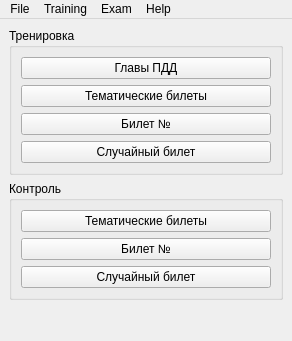
<?xml version="1.0" encoding="UTF-8"?>
<ui version="4.0">
 <class>MainWindow</class>
 <widget class="QMainWindow" name="MainWindow">
  <property name="geometry">
   <rect>
    <x>0</x>
    <y>0</y>
    <width>292</width>
    <height>341</height>
   </rect>
  </property>
  <property name="windowTitle">
   <string>Учебная программа ПДД</string>
  </property>
  <widget class="QWidget" name="centralwidget">
   <layout class="QGridLayout" name="windowLayout">
    <property name="sizeConstraint">
     <enum>QLayout::SetFixedSize</enum>
    </property>
    <item row="4" column="0">
     <widget class="QGroupBox" name="trainingGroup">
      <property name="title">
       <string>Тренировка</string>
      </property>
      <layout class="QVBoxLayout" name="trainingGroupLayout">
       <item>
        <widget class="QPushButton" name="sectionTrainingButton">
         <property name="minimumSize">
          <size>
           <width>250</width>
           <height>0</height>
          </size>
         </property>
         <property name="text">
          <string>Главы ПДД</string>
         </property>
        </widget>
       </item>
       <item>
        <widget class="QPushButton" name="topicTrainingButton">
         <property name="minimumSize">
          <size>
           <width>250</width>
           <height>0</height>
          </size>
         </property>
         <property name="text">
          <string>Тематические билеты</string>
         </property>
        </widget>
       </item>
       <item>
        <widget class="QPushButton" name="ticketTrainingButton">
         <property name="minimumSize">
          <size>
           <width>250</width>
           <height>0</height>
          </size>
         </property>
         <property name="text">
          <string>Билет №</string>
         </property>
        </widget>
       </item>
       <item>
        <widget class="QPushButton" name="randomTicketTrainingButton">
         <property name="minimumSize">
          <size>
           <width>250</width>
           <height>0</height>
          </size>
         </property>
         <property name="text">
          <string>Случайный билет</string>
         </property>
        </widget>
       </item>
      </layout>
     </widget>
    </item>
    <item row="5" column="0">
     <widget class="QGroupBox" name="examGroup">
      <property name="title">
       <string>Контроль</string>
      </property>
      <layout class="QVBoxLayout" name="examGroupLayout">
       <item>
        <widget class="QPushButton" name="topicExamButton">
         <property name="minimumSize">
          <size>
           <width>250</width>
           <height>0</height>
          </size>
         </property>
         <property name="text">
          <string>Тематические билеты</string>
         </property>
        </widget>
       </item>
       <item>
        <widget class="QPushButton" name="ticketExamButton">
         <property name="minimumSize">
          <size>
           <width>250</width>
           <height>0</height>
          </size>
         </property>
         <property name="text">
          <string>Билет №</string>
         </property>
        </widget>
       </item>
       <item>
        <widget class="QPushButton" name="randomTicketExamButton">
         <property name="minimumSize">
          <size>
           <width>250</width>
           <height>0</height>
          </size>
         </property>
         <property name="text">
          <string>Случайный билет</string>
         </property>
        </widget>
       </item>
      </layout>
     </widget>
    </item>
   </layout>
  </widget>
  <widget class="QMenuBar" name="menubar">
   <property name="geometry">
    <rect>
     <x>0</x>
     <y>0</y>
     <width>292</width>
     <height>22</height>
    </rect>
   </property>
   <widget class="QMenu" name="trainingMenu">
    <property name="title">
     <string>Training</string>
    </property>
    <addaction name="sectionTrainingAction"/>
    <addaction name="topicTrainingAction"/>
    <addaction name="ticketTrainingAction"/>
    <addaction name="randomTicketTrainingAction"/>
   </widget>
   <widget class="QMenu" name="examMenu">
    <property name="title">
     <string>Exam</string>
    </property>
    <addaction name="topicExamAction"/>
    <addaction name="ticketExamAction"/>
    <addaction name="randomTicketExamAction"/>
   </widget>
   <widget class="QMenu" name="helpMenu">
    <property name="title">
     <string>Help</string>
    </property>
    <addaction name="aboutAction"/>
    <addaction name="aboutQtAction"/>
   </widget>
   <widget class="QMenu" name="menuFile">
    <property name="title">
     <string>File</string>
    </property>
    <addaction name="openAction"/>
    <addaction name="separator"/>
    <addaction name="saveAction"/>
    <addaction name="saveAsAction"/>
    <addaction name="separator"/>
    <addaction name="separator"/>
    <addaction name="quitAction"/>
   </widget>
   <addaction name="menuFile"/>
   <addaction name="trainingMenu"/>
   <addaction name="examMenu"/>
   <addaction name="helpMenu"/>
  </widget>
  <action name="aboutAction">
   <property name="text">
    <string>About</string>
   </property>
  </action>
  <action name="aboutQtAction">
   <property name="text">
    <string>About Qt</string>
   </property>
  </action>
  <action name="topicTrainingAction">
   <property name="text">
    <string>Topic</string>
   </property>
  </action>
  <action name="ticketTrainingAction">
   <property name="text">
    <string>Ticket</string>
   </property>
  </action>
  <action name="randomTicketTrainingAction">
   <property name="text">
    <string>Random Ticket</string>
   </property>
  </action>
  <action name="sectionTrainingAction">
   <property name="text">
    <string>Section</string>
   </property>
  </action>
  <action name="topicExamAction">
   <property name="text">
    <string>Topic</string>
   </property>
  </action>
  <action name="ticketExamAction">
   <property name="text">
    <string>Ticket</string>
   </property>
  </action>
  <action name="randomTicketExamAction">
   <property name="text">
    <string>Random Ticket</string>
   </property>
  </action>
  <action name="quitAction">
   <property name="text">
    <string>Quit</string>
   </property>
  </action>
  <action name="openAction">
   <property name="text">
    <string>Open...</string>
   </property>
   <property name="shortcut">
    <string>Ctrl+O</string>
   </property>
  </action>
  <action name="saveAction">
   <property name="enabled">
    <bool>false</bool>
   </property>
   <property name="text">
    <string>Save</string>
   </property>
   <property name="shortcut">
    <string>Ctrl+S</string>
   </property>
  </action>
  <action name="saveAsAction">
   <property name="enabled">
    <bool>false</bool>
   </property>
   <property name="text">
    <string>Save As...</string>
   </property>
  </action>
 </widget>
 <resources/>
 <connections/>
</ui>
